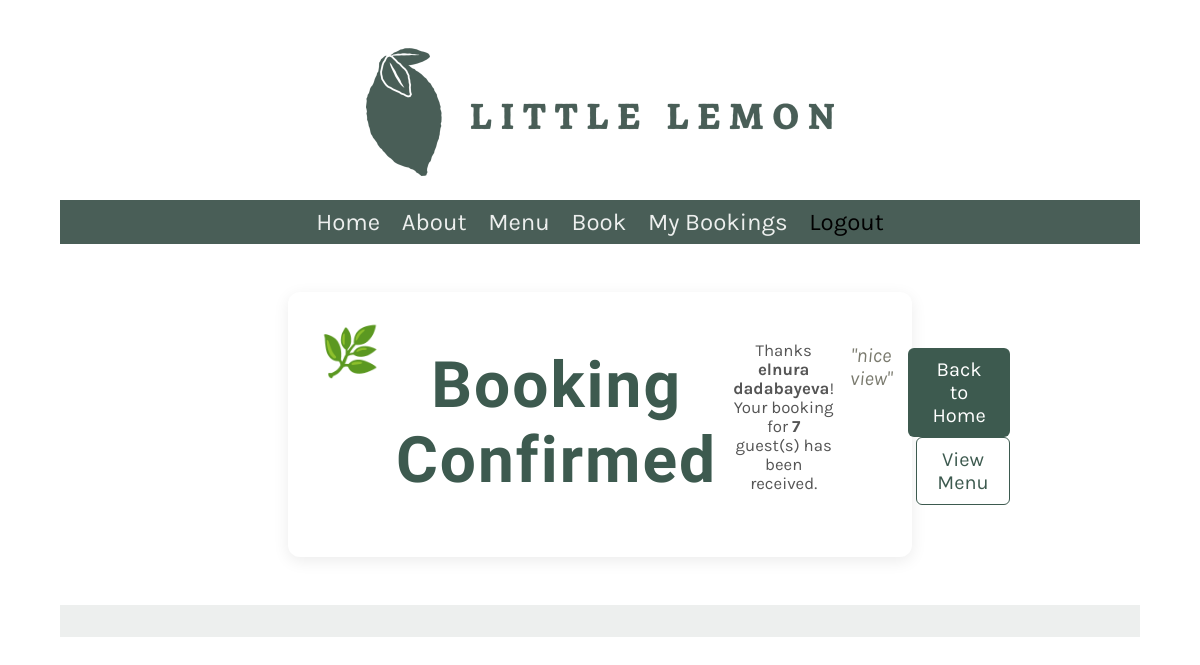
/booking/26/success/ (signed in), run on the app's committed database.
### restaurant/models.py (models this page shows, shortened)
class Booking(models.Model):
    first_name = models.CharField(max_length=200)
    last_name = models.CharField(max_length=200)
    guest_number = models.IntegerField()
    comment = models.CharField(max_length=1000)

### restaurant/views.py (the view)
# urls.py: path('booking/<int:pk>/success/', views.booking_success, name='booking_success'),
def booking_success(request, pk):
    booking = get_object_or_404(Booking, pk=pk)
    return render(request, 'booking_success.html', {'booking': booking})

### restaurant/templates/booking_success.html
{% extends 'base.html' %}
{% block content %}
<section style="max-width:560px;margin:48px auto;padding:32px;background:#fff;border-radius:12px;box-shadow:0 4px 16px rgba(0,0,0,.08);text-align:center;">
  <div style="font-size:3rem;">🌿</div>
  <h1 style="font-family:'Markazi Text',serif;color:#3d5a4f;">Booking Confirmed</h1>
  <p style="color:#555;font-size:1.05rem;">
    Thanks <strong>{{ booking.first_name }} {{ booking.last_name }}</strong>!
    Your booking for <strong>{{ booking.guest_number }}</strong> guest(s) has been received.
  </p>
  {% if booking.comment %}
    <p style="color:#7a7a6e;font-style:italic;">"{{ booking.comment }}"</p>
  {% endif %}
  <p style="margin-top:24px;">
    <a href="{% url 'home' %}" style="display:inline-block;padding:10px 20px;background:#3d5a4f;color:#fff;text-decoration:none;border-radius:6px;">Back to Home</a>
    <a href="{% url 'menu' %}" style="display:inline-block;padding:10px 20px;background:#fff;color:#3d5a4f;border:1.5px solid #3d5a4f;text-decoration:none;border-radius:6px;margin-left:8px;">View Menu</a>
  </p>
</section>
{% endblock %}

### restaurant/static/css/style.css (style rules this page uses)
body { font-family: 'Karla', sans-serif; margin-top: 3rem; margin-bottom: 3rem; margin-left: 5%; margin-right: 5%; }
h1, h2, h3, h4, h5, h6 { font-family: 'Markazi Text', serif; letter-spacing: 2px;; }
h1 { font-size: 4rem; margin-top: 1.5rem; margin-bottom: 0; }
p, ul { font-size: 1.25rem;; }
a { color: #EE9972; text-decoration: none; }
section { display: flex; gap: 2rem 1rem; margin-top: 1rem; margin-bottom: 1rem; flex-direction: row; }

### data on the page
Booking: first_name "elnura", last_name "dadabayeva", guest_number "7", comment "nice view"
